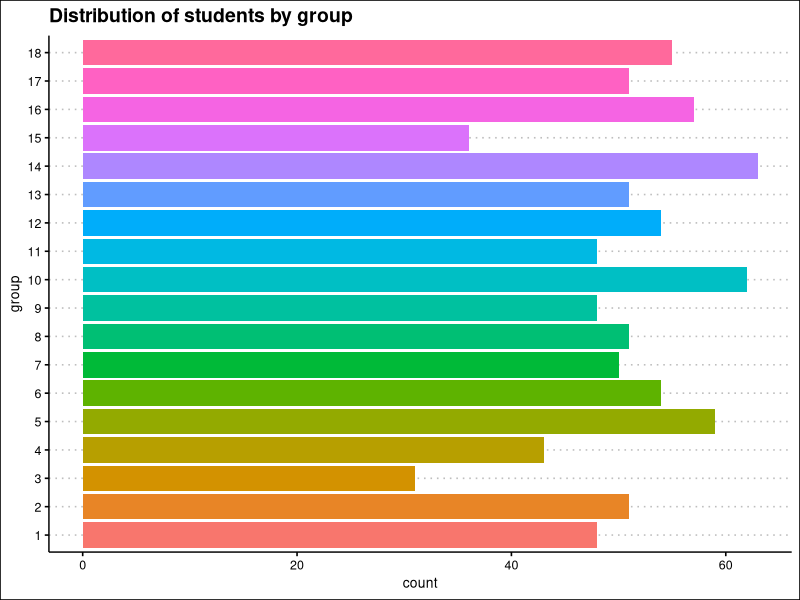
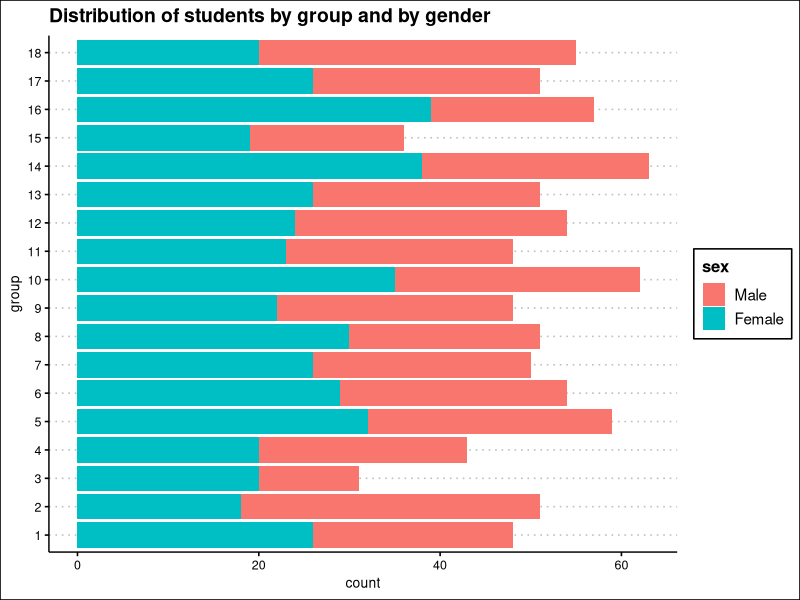
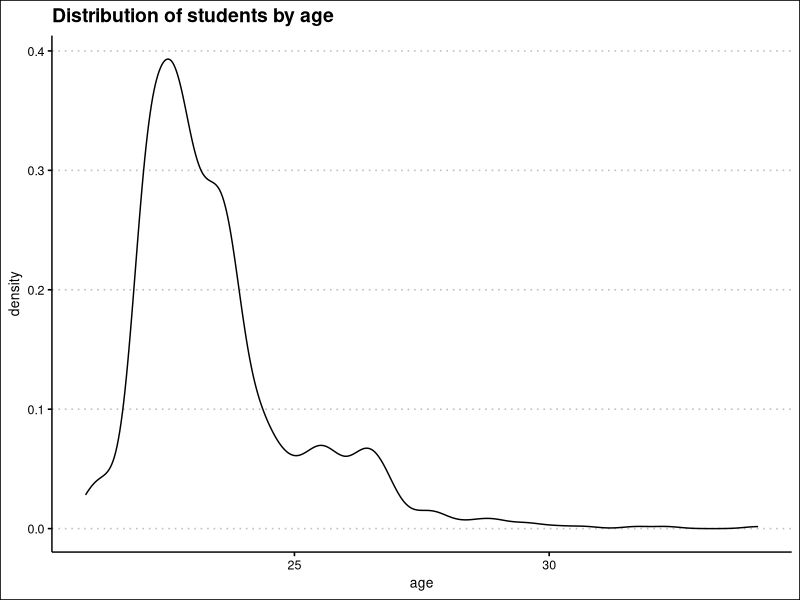
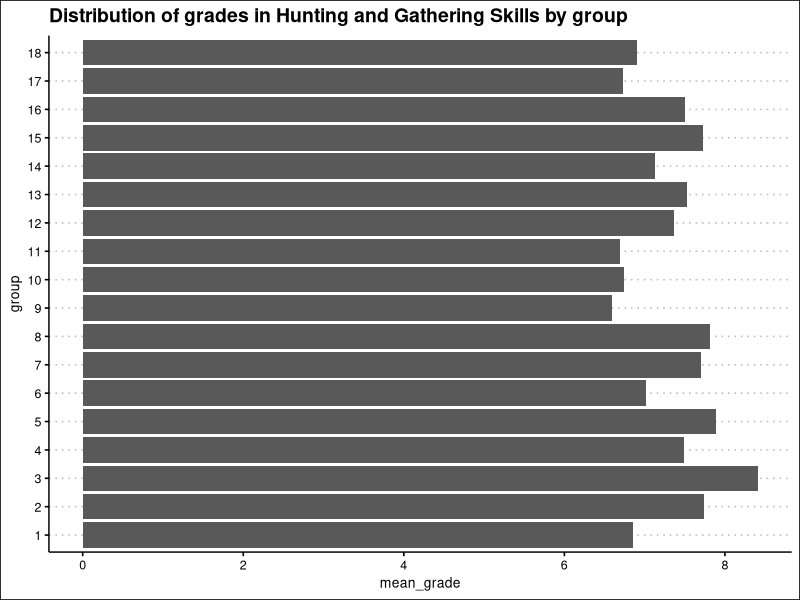
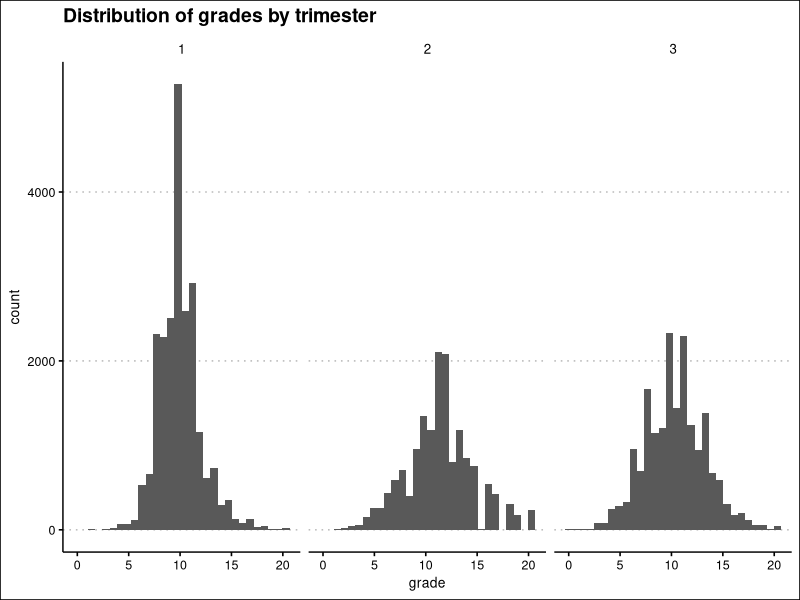
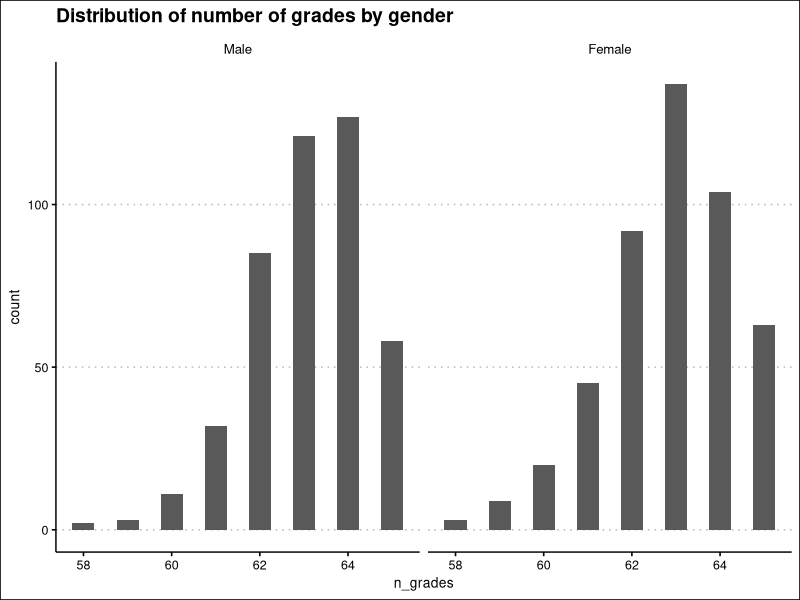
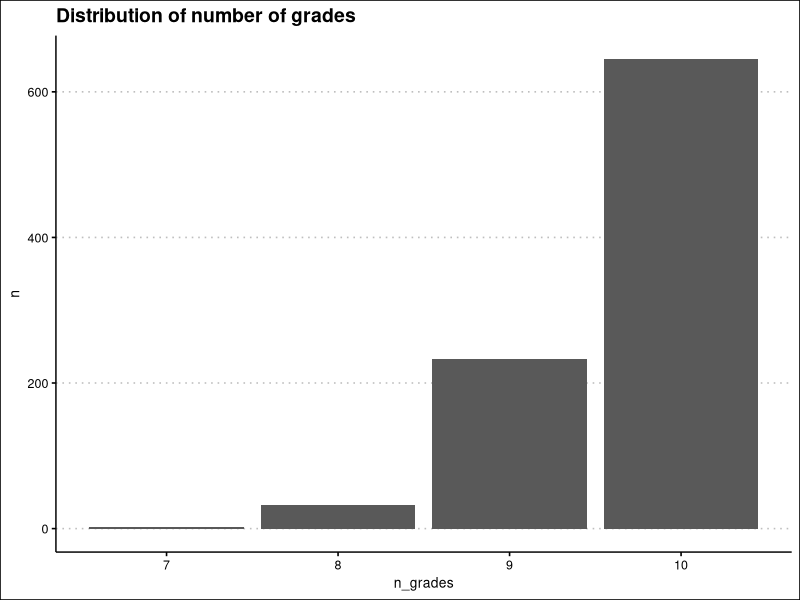
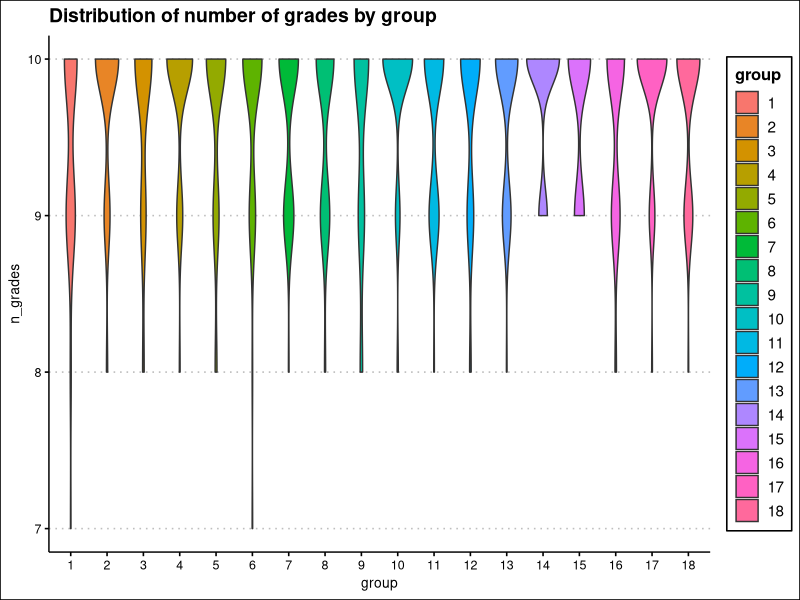

Generate these figures, in order, with R:
## ---- chunk 1
#| label: data loading
#| message: false
#| warning: false
  
library(readr)
courses <- read_csv("Database/courses.csv")


## ---- chunk 2
#| label: data display

library(knitr)
kable(courses)

## ---- chunk 3
#| label: Question 3
#| message: false
#| warning: false

library(tidyverse)
students <- read_csv("Database/students.csv")
spec(students)

students <-
  students |>
  mutate(sex = factor(sex, 
                      levels = c("M", "F"),
                      labels = c("Male", "Female")),
         group = factor(group),
         id = as.integer(id))

## ---- chunk 4
#| message: false
#| warning: false

grades <- read_delim("Database/grades.csv", 
    delim = ":", 
    na = "$")

## ---- chunk 5
#| message: false
#| warning: false
library(ggplot2)
library(ggthemes)

ggplot(students, aes(y = group))+
  geom_bar(aes(fill = group))+
  theme_clean()+
  labs(
    title = "Distribution of students by group"
  )+
  theme(legend.position = "none")

## ---- chunk 6
ggplot(students, aes(y = group))+
  geom_bar(aes(fill = sex))+
  theme_clean()+
  labs(
    title = "Distribution of students by group and by gender"
  )
## ---- chunk 7
library(lubridate)

students <-
  students |> 
  mutate(age = round(time_length(today() - birth_date, unit = "year"), 1))

ggplot(students, aes(x=age))+
  geom_density()+
  theme_clean()+
  labs(
    title = "Distribution of students by age"
  )

## ---- chunk 8

age_median <-
  students |> 
  summarise(age_median = median(age), .by = group) |>
  mutate(age_median = as.integer(age_median)) |> 
  arrange(group)

knitr::kable(age_median)

## ---- chunk 9

max_table <-
  students |> 
  slice_max(age, by = group) |> 
  select(!birth_date) |> 
  arrange(desc(age))

knitr::kable(max_table)

## ---- chunk 10

merged <- 
  students |>
  left_join(grades, by = "id") 

merged_Q11 <-
  merged |> 
  filter(course_id == 7) |> 
  summarise(mean_grade = mean(grade, na.rm = TRUE), .by = group )

ggplot(merged_Q11, aes(mean_grade, group))+
  geom_col()+
  theme_clean()+
  labs(
    title = "Distribution of grades in Hunting and Gathering Skills by group"
  )


## ---- chunk 11
merged_full <-
  merged |> 
  left_join(courses, by = "course_id") 

ggplot(merged_full, aes(x=grade))+
  geom_histogram( na.rm=TRUE, binwidth = 0.7)+
  facet_wrap(~trimester)+
  theme_clean()+
  labs(
    title = "Distribution of grades by trimester"
  )
  
## ---- chunk 12
grades_per_student <-
  merged_full |>
  reframe(
    n_grades = sum(!is.na(grade)),
    group = first(group),
    sex   = first(sex),
    .by = id
  ) |>
  select(id, group, sex, n_grades) |>
  arrange(id) 

grades_per_student_13 <-
  grades_per_student |> 
  slice_tail(n = 10) 

knitr::kable(grades_per_student_13)




## ---- chunk 13
ggplot(grades_per_student, aes(n_grades))+
  geom_histogram(binwidth = 0.5)+
  facet_wrap(~sex)+
  theme_clean()+
  labs(
    title = "Distribution of number of grades by gender"
  )
## ---- chunk 14
grades_per_student_15 <-
  merged_full |>
  filter(course_id == 8) |> 
  reframe(
    n_grades = sum(!is.na(grade)),
    group = first(group),
    sex   = first(sex),
    .by = id
  ) |>
  select(id, group, sex, n_grades) |>
  arrange(desc(n_grades)) 

grades_per_student_15_sliced <-
  grades_per_student_15 |> 
  slice_tail(n = 5) 

knitr::kable(grades_per_student_15_sliced)
## ---- chunk 15
grades_per_student_16 <- 
  grades_per_student_15 |> 
  summarise(n = n(), .by =n_grades)

ggplot(grades_per_student_16, aes(n_grades, n))+
  geom_col()+
  theme_clean()+
  labs(
    title = "Distribution of number of grades"
  )
## ---- chunk 16
ggplot(grades_per_student_15, aes(group,n_grades, fill = group))+
  geom_violin()+
  theme_clean()+
  labs(
    title = "Distribution of number of grades by group"
  )
## ---- chunk 17
ggplot(grades_per_student_15, aes(group,n_grades, fill = group))+
  geom_violin()+
  theme_clean()+
  labs(
    title = "Distribution of number of grades by group"
  )+
  facet_wrap(~sex)
## ---- chunk 18

Q19 <-
  merged_full |> 
  reframe(mean = mean(grade, na.rm =TRUE), .by = c(id,course),group = first(group)) |> 
  pivot_wider(
    names_from = course,
    values_from = mean
  ) 

Q19_sliced <-
  Q19 |>
  select(1:4) |> 
  slice_tail(n=10)

knitr::kable(Q19_sliced)
  

## ---- chunk 19

ggplot(Q19, aes(`Astronomy and Celestial Navigation`, `Drumming and Music`))+
  geom_point(alpha = 0.6)+
  theme_clean()+
  labs(
    title = "Average grades in Drumming and Music as a function of the average grades in As-
tronomy and Celestial Navigation"
  )

## ---- chunk 20
Q21 <-
  Q19 |> 
  summarise(cor = cor(`Animal Lore and Totemism`,`Earth Magic and Fertility Rituals`), .by =group) 


  knitr::kable(Q21)
